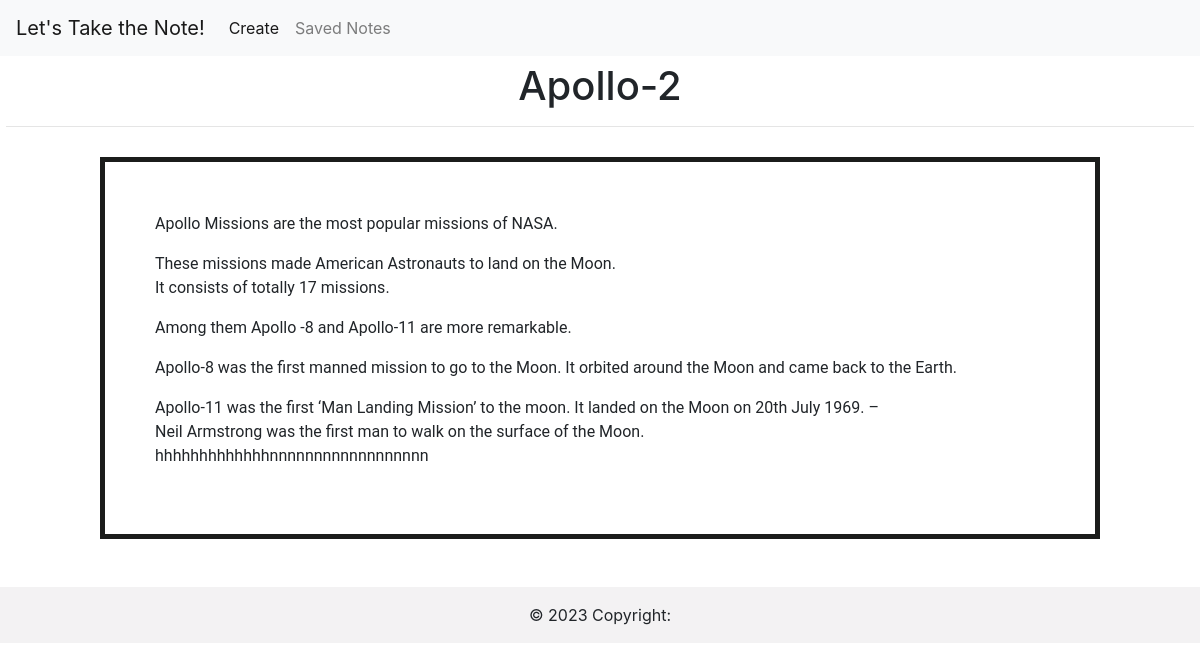
The page /object/75/ on the database its author committed.
### mynote/models.py (models this page shows, shortened)
class Contact(models.Model):
    user = models.ForeignKey(User, on_delete=models.CASCADE,default=1)
    created_at = models.DateTimeField(default=datetime.datetime.now)
    name=models.TextField(blank=True)
    name1=models.CharField(max_length=128, null=True)
    age=models.CharField(max_length=128, null=True)

### mynote/views.py (the view)
# urls.py: path('object/<int:item_id>/', views.about, name='about'),
def about(request, item_id):
    item = Contact.objects.get(pk=item_id)
    return render(request, 'about.html', {'item': item})

### templates/about.html (shortened to what this page needs)
<link rel="stylesheet" href="https://cdn.jsdelivr.net/npm/bootstrap@4.4.1/dist/css/bootstrap.min.css">
<!DOCTYPE html>
<html lang="en">
<head>
</head>
<body>
    <nav class="navbar navbar-expand-lg navbar-light bg-light">
        <a class="navbar-brand" href="#">Let's Take the Note!</a>
        <div class="collapse navbar-collapse" id="navbarNav">
          <ul class="navbar-nav">
            <li class="nav-item active">
              <a class="nav-link" href="index1.html">Create <span class="sr-only">(current)</span></a>
            </li>
            <li class="nav-item">
              <a class="nav-link" href="about1.html">Saved Notes</a>
            </li>
          </ul>
        </div>
      </nav>
     <h1 style="text-align: center; padding: 6px;">{{ item.name1 }} <hr></h1>
     <div style="background-color: white;
     padding: 10px;
     width: 1000px;
     height: auto;
     border: 5px solid rgb(27, 28, 27);
     padding: 50px;
     margin: auto; font-family: 'Roboto', sans-serif;">{{item.name|linebreaks}}</div>
     <br><br>
      <footer class="bg-light text-center text-lg-start">
        <div class="text-center p-3" style="background-color: rgb(217 213 213 / 20%);">
          © 2023 Copyright:
        </div>
      </footer>
</body>
</html>

### rows shown on the page
Contact: name1 "Apollo-2", name "Apollo Missions are the most popular missions of NASA. These missions made American Astronauts to land on the Moon. It consists of totally 17 missions. Among them Apollo -8 and Apollo-11 are more remarkable. Apollo-8 was the first manned mission to go to the Moon. It orbited around the Moon and came back to the Earth. Apollo-11 was the first ‘Man Landing Mission’ to the moon. It landed on the Moon on 20th July 1969. – Neil Armstrong was the first man to walk on the surface of the Moon. hhhhhhhhhhhhhnnnnnnnnnnnnnnnnnn"
